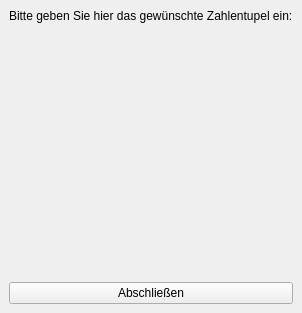
<?xml version="1.0" encoding="UTF-8"?>
<ui version="4.0">
 <class>OwnTupleView</class>
 <widget class="QMainWindow" name="OwnTupleView">
  <property name="geometry">
   <rect>
    <x>0</x>
    <y>0</y>
    <width>272</width>
    <height>313</height>
   </rect>
  </property>
  <property name="maximumSize">
   <size>
    <width>700</width>
    <height>350</height>
   </size>
  </property>
  <property name="baseSize">
   <size>
    <width>0</width>
    <height>0</height>
   </size>
  </property>
  <property name="windowTitle">
   <string>MainWindow</string>
  </property>
  <widget class="QWidget" name="centralwidget">
   <layout class="QVBoxLayout" name="verticalLayout">
    <item>
     <widget class="QLabel" name="label">
      <property name="text">
       <string>Bitte geben Sie hier das gewünschte Zahlentupel ein:</string>
      </property>
     </widget>
    </item>
    <item>
     <layout class="QHBoxLayout" name="horizontalLayoutValues"/>
    </item>
    <item>
     <layout class="QHBoxLayout" name="horizontalLayoutLabels"/>
    </item>
    <item>
     <layout class="QHBoxLayout" name="horizontalLayoutValues2"/>
    </item>
    <item>
     <layout class="QHBoxLayout" name="horizontalLayoutLabels2"/>
    </item>
    <item>
     <spacer name="verticalSpacer">
      <property name="orientation">
       <enum>Qt::Vertical</enum>
      </property>
      <property name="sizeHint" stdset="0">
       <size>
        <width>20</width>
        <height>40</height>
       </size>
      </property>
     </spacer>
    </item>
    <item>
     <widget class="QPushButton" name="btnFinish">
      <property name="text">
       <string>Abschließen</string>
      </property>
     </widget>
    </item>
   </layout>
  </widget>
 </widget>
 <resources/>
 <connections/>
</ui>
